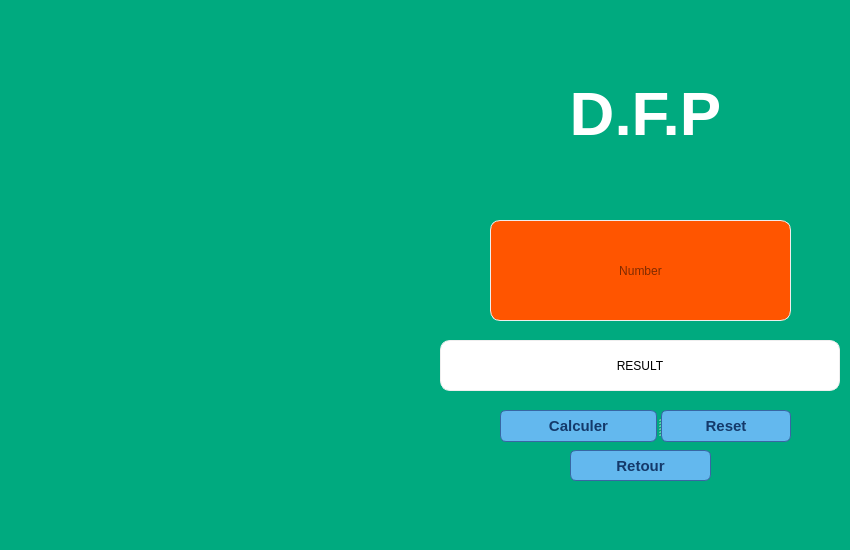
<?xml version="1.0" encoding="UTF-8"?>
<ui version="4.0">
 <class>Form</class>
 <widget class="QWidget" name="Form">
  <property name="geometry">
   <rect>
    <x>0</x>
    <y>0</y>
    <width>850</width>
    <height>550</height>
   </rect>
  </property>
  <property name="minimumSize">
   <size>
    <width>850</width>
    <height>550</height>
   </size>
  </property>
  <property name="maximumSize">
   <size>
    <width>850</width>
    <height>550</height>
   </size>
  </property>
  <property name="windowTitle">
   <string>DECOMPOSITION EN FACTEUR PREMIER</string>
  </property>
  <property name="windowIcon">
   <iconset>
    <normaloff>img/icons8-calculator-96.png</normaloff>img/icons8-calculator-96.png</iconset>
  </property>
  <property name="styleSheet">
   <string notr="true">background-color: rgb(0, 170, 127);</string>
  </property>
  <widget class="QPushButton" name="menu">
   <property name="geometry">
    <rect>
     <x>570</x>
     <y>450</y>
     <width>141</width>
     <height>31</height>
    </rect>
   </property>
   <property name="styleSheet">
    <string notr="true">QPushButton{
box-shadow:inset 0px 1px 0px 0px #bee2f9;
	background:linear-gradient(to bottom, #63b8ee 5%, #468ccf 100%);
	background-color:#63b8ee;
	border-radius:6px;
	border:1px solid #3866a3;
	display:inline-block;
	cursor:pointer;
	color:#14396a;
	font-family:Arial;
	font-size:15px;
	font-weight:bold;
	padding:6px 24px;
	text-decoration:none;
	text-shadow:0px 1px 0px #7cacde;
}
QPushButton:hover{
background:linear-gradient(to bottom, #468ccf 5%, #63b8ee 100%);
	background-color:#468ccf;
}
QPushButton:active{
position:relative;
	top:1px;
}</string>
   </property>
   <property name="text">
    <string>Retour</string>
   </property>
  </widget>
  <widget class="QSplitter" name="splitter_2">
   <property name="geometry">
    <rect>
     <x>490</x>
     <y>220</y>
     <width>301</width>
     <height>101</height>
    </rect>
   </property>
   <property name="orientation">
    <enum>Qt::Vertical</enum>
   </property>
   <widget class="QLineEdit" name="nb1">
    <property name="styleSheet">
     <string notr="true">QLineEdit{
	font: 75 15pt &quot;MS Sans Serif&quot;;
	background-color: rgb(0, 255, 127);
	background-color: rgb(255, 85, 0);
	color: rgb(0, 0, 0);
	border-radius:10px;
  border: 1px solid #eee;
  transition: .3s border-color;
}
QLineEdit:hover{
	  border: 1px solid #aaa;

}</string>
    </property>
    <property name="alignment">
     <set>Qt::AlignCenter</set>
    </property>
    <property name="placeholderText">
     <string>Number</string>
    </property>
   </widget>
  </widget>
  <widget class="QLabel" name="res">
   <property name="geometry">
    <rect>
     <x>440</x>
     <y>340</y>
     <width>400</width>
     <height>51</height>
    </rect>
   </property>
   <property name="styleSheet">
    <string notr="true">font: 75 14pt &quot;Microsoft Tai Le&quot;;
border-radius:10px;
 border: 1px solid #eee;
background-color: rgb(255, 255, 255);</string>
   </property>
   <property name="text">
    <string>RESULT</string>
   </property>
   <property name="alignment">
    <set>Qt::AlignCenter</set>
   </property>
  </widget>
  <widget class="QLabel" name="label_2">
   <property name="geometry">
    <rect>
     <x>520</x>
     <y>70</y>
     <width>251</width>
     <height>111</height>
    </rect>
   </property>
   <property name="styleSheet">
    <string notr="true">color: #ffffff; font-family: 'Raleway',sans-serif; font-size: 62px; font-weight: 800; line-height: 72px; margin: 0 0 24px; text-align: center; text-transform: uppercase;</string>
   </property>
   <property name="text">
    <string>D.F.P</string>
   </property>
   <property name="alignment">
    <set>Qt::AlignCenter</set>
   </property>
  </widget>
  <widget class="QSplitter" name="splitter">
   <property name="geometry">
    <rect>
     <x>500</x>
     <y>410</y>
     <width>291</width>
     <height>32</height>
    </rect>
   </property>
   <property name="orientation">
    <enum>Qt::Horizontal</enum>
   </property>
   <widget class="QPushButton" name="clc">
    <property name="styleSheet">
     <string notr="true">QPushButton{
box-shadow:inset 0px 1px 0px 0px #bee2f9;
	background:linear-gradient(to bottom, #63b8ee 5%, #468ccf 100%);
	background-color:#63b8ee;
	border-radius:6px;
	border:1px solid #3866a3;
	display:inline-block;
	cursor:pointer;
	color:#14396a;
	font-family:Arial;
	font-size:15px;
	font-weight:bold;
	padding:6px 24px;
	text-decoration:none;
	text-shadow:0px 1px 0px #7cacde;
}
QPushButton:hover{
background:linear-gradient(to bottom, #468ccf 5%, #63b8ee 100%);
	background-color:#468ccf;
}
QPushButton:active{
position:relative;
	top:1px;
}</string>
    </property>
    <property name="text">
     <string>Calculer</string>
    </property>
   </widget>
   <widget class="QPushButton" name="unn">
    <property name="styleSheet">
     <string notr="true">QPushButton{
box-shadow:inset 0px 1px 0px 0px #bee2f9;
	background:linear-gradient(to bottom, #63b8ee 5%, #468ccf 100%);
	background-color:#63b8ee;
	border-radius:6px;
	border:1px solid #3866a3;
	display:inline-block;
	cursor:pointer;
	color:#14396a;
	font-family:Arial;
	font-size:15px;
	font-weight:bold;
	padding:6px 24px;
	text-decoration:none;
	text-shadow:0px 1px 0px #7cacde;
}
QPushButton:hover{
background:linear-gradient(to bottom, #468ccf 5%, #63b8ee 100%);
	background-color:#468ccf;
}
QPushButton:active{
position:relative;
	top:1px;
}</string>
    </property>
    <property name="text">
     <string>Reset</string>
    </property>
   </widget>
  </widget>
  <widget class="QLabel" name="label">
   <property name="geometry">
    <rect>
     <x>-50</x>
     <y>30</y>
     <width>561</width>
     <height>471</height>
    </rect>
   </property>
   <property name="text">
    <string/>
   </property>
   <property name="pixmap">
    <pixmap>img/bermuda-teacher-writing-on-the-board.png</pixmap>
   </property>
   <property name="scaledContents">
    <bool>true</bool>
   </property>
  </widget>
  <zorder>label</zorder>
  <zorder>menu</zorder>
  <zorder>splitter_2</zorder>
  <zorder>res</zorder>
  <zorder>label_2</zorder>
  <zorder>splitter</zorder>
 </widget>
 <resources/>
 <connections/>
</ui>
